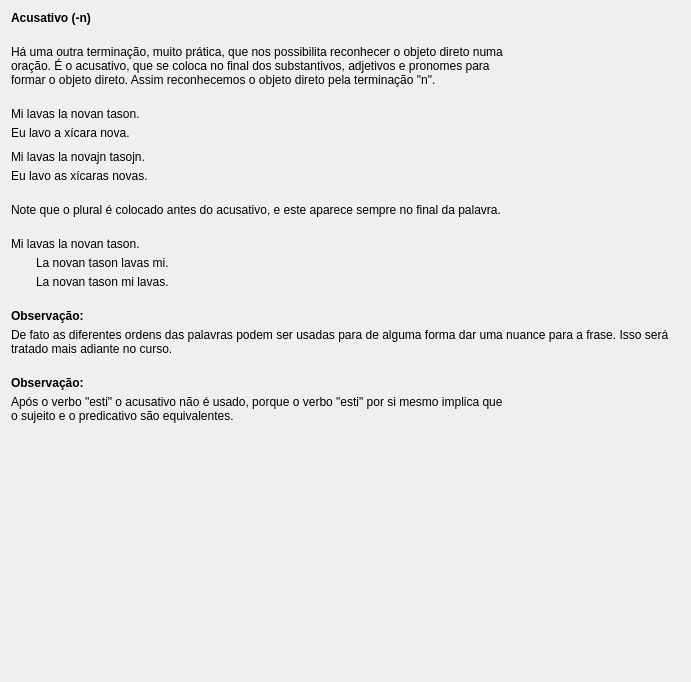
         <widget class="QWidget" name="scrollAreaWidgetContents_2">
          <property name="geometry">
           <rect>
            <x>0</x>
            <y>0</y>
            <width>691</width>
            <height>682</height>
           </rect>
          </property>
          <layout class="QVBoxLayout" name="verticalLayout_24">
           <property name="spacing">
            <number>20</number>
           </property>
           <item>
            <widget class="titolo" name="Lec02_Label139">
             <property name="sizePolicy">
              <sizepolicy hsizetype="Preferred" vsizetype="Maximum">
               <horstretch>0</horstretch>
               <verstretch>0</verstretch>
              </sizepolicy>
             </property>
             <property name="font">
              <font>
               <weight>75</weight>
               <bold>true</bold>
              </font>
             </property>
             <property name="text">
              <string>Acusativo (-n)</string>
             </property>
            </widget>
           </item>
           <item>
            <widget class="QLabel" name="Lec02_Label140">
             <property name="sizePolicy">
              <sizepolicy hsizetype="Preferred" vsizetype="Minimum">
               <horstretch>0</horstretch>
               <verstretch>0</verstretch>
              </sizepolicy>
             </property>
             <property name="text">
              <string>Há uma outra terminação, muito prática, que nos possibilita reconhecer o objeto direto numa 
oração. É o acusativo, que se coloca no final dos substantivos, adjetivos e pronomes para 
formar o objeto direto. Assim reconhecemos o objeto direto pela terminação &quot;n&quot;.</string>
             </property>
             <property name="scaledContents">
              <bool>false</bool>
             </property>
             <property name="wordWrap">
              <bool>true</bool>
             </property>
            </widget>
           </item>
           <item>
            <layout class="QVBoxLayout" name="verticalLayout_53">
             <property name="spacing">
              <number>10</number>
             </property>
             <item>
              <layout class="QVBoxLayout" name="verticalLayout_17">
               <property name="spacing">
                <number>5</number>
               </property>
               <property name="leftMargin">
                <number>0</number>
               </property>
               <property name="topMargin">
                <number>0</number>
               </property>
               <property name="rightMargin">
                <number>0</number>
               </property>
               <property name="bottomMargin">
                <number>0</number>
               </property>
               <item>
                <widget class="klakbutono_nova" name="Lec02_Button259">
                 <property name="maximumSize">
                  <size>
                   <width>16777215</width>
                   <height>16777215</height>
                  </size>
                 </property>
                 <property name="text">
                  <string>Mi lavas la novan tason.</string>
                 </property>
                 <property name="wordWrap">
                  <bool>true</bool>
                 </property>
                </widget>
               </item>
               <item>
                <widget class="QLabel" name="Lec02_Label19">
                 <property name="text">
                  <string>Eu lavo a xícara nova.</string>
                 </property>
                 <property name="scaledContents">
                  <bool>false</bool>
                 </property>
                 <property name="wordWrap">
                  <bool>true</bool>
                 </property>
                </widget>
               </item>
              </layout>
             </item>
             <item>
              <layout class="QVBoxLayout" name="verticalLayout_18" stretch="0,0">
               <property name="spacing">
                <number>5</number>
               </property>
               <property name="leftMargin">
                <number>0</number>
               </property>
               <property name="topMargin">
                <number>0</number>
               </property>
               <property name="rightMargin">
                <number>0</number>
               </property>
               <property name="bottomMargin">
                <number>0</number>
               </property>
               <item>
                <widget class="klakbutono_nova" name="Lec02_Button260">
                 <property name="maximumSize">
                  <size>
                   <width>16777215</width>
                   <height>16777215</height>
                  </size>
                 </property>
                 <property name="text">
                  <string>Mi lavas la novajn tasojn.</string>
                 </property>
                 <property name="wordWrap">
                  <bool>true</bool>
                 </property>
                </widget>
               </item>
               <item>
                <widget class="QLabel" name="Lec02_Label20">
                 <property name="text">
                  <string>Eu lavo as xícaras novas.</string>
                 </property>
                 <property name="scaledContents">
                  <bool>false</bool>
                 </property>
                 <property name="wordWrap">
                  <bool>true</bool>
                 </property>
                </widget>
               </item>
              </layout>
             </item>
            </layout>
           </item>
           <item>
            <widget class="QLabel" name="Lec02_Label143">
             <property name="sizePolicy">
              <sizepolicy hsizetype="Preferred" vsizetype="Minimum">
               <horstretch>0</horstretch>
               <verstretch>0</verstretch>
              </sizepolicy>
             </property>
             <property name="text">
              <string>Note que o plural é colocado antes do acusativo, e este aparece sempre no final da palavra.</string>
             </property>
             <property name="scaledContents">
              <bool>false</bool>
             </property>
             <property name="wordWrap">
              <bool>true</bool>
             </property>
            </widget>
           </item>
           <item>
            <layout class="QVBoxLayout" name="verticalLayout_6">
             <property name="spacing">
              <number>5</number>
             </property>
             <item>
              <widget class="klakbutono_nova" name="Lec02_Button261">
               <property name="text">
                <string>Mi lavas la novan tason.</string>
               </property>
               <property name="wordWrap">
                <bool>true</bool>
               </property>
              </widget>
             </item>
             <item>
              <layout class="QHBoxLayout" name="horizontalLayout_4">
               <property name="spacing">
                <number>12</number>
               </property>
               <property name="leftMargin">
                <number>6</number>
               </property>
               <property name="topMargin">
                <number>0</number>
               </property>
               <property name="rightMargin">
                <number>6</number>
               </property>
               <property name="bottomMargin">
                <number>0</number>
               </property>
               <item>
                <widget class="QLabel" name="label_28">
                 <property name="sizePolicy">
                  <sizepolicy hsizetype="Maximum" vsizetype="Preferred">
                   <horstretch>0</horstretch>
                   <verstretch>0</verstretch>
                  </sizepolicy>
                 </property>
                 <property name="maximumSize">
                  <size>
                   <width>16777215</width>
                   <height>16777215</height>
                  </size>
                 </property>
                 <property name="text">
                  <string/>
                 </property>
                 <property name="pixmap">
                  <pixmap resource="ikonoj.qrc">:/ikonoj/egala.png</pixmap>
                 </property>
                 <property name="alignment">
                  <set>Qt::AlignCenter</set>
                 </property>
                 <property name="tipo" stdset="0">
                  <string>egala</string>
                 </property>
                </widget>
               </item>
               <item>
                <widget class="klakbutono_nova" name="Lec02_Button262">
                 <property name="text">
                  <string>La novan tason lavas mi.</string>
                 </property>
                 <property name="wordWrap">
                  <bool>true</bool>
                 </property>
                </widget>
               </item>
              </layout>
             </item>
             <item>
              <layout class="QHBoxLayout" name="horizontalLayout_5">
               <property name="spacing">
                <number>12</number>
               </property>
               <property name="leftMargin">
                <number>6</number>
               </property>
               <property name="topMargin">
                <number>0</number>
               </property>
               <property name="rightMargin">
                <number>6</number>
               </property>
               <property name="bottomMargin">
                <number>0</number>
               </property>
               <item>
                <widget class="QLabel" name="label_29">
                 <property name="sizePolicy">
                  <sizepolicy hsizetype="Maximum" vsizetype="Preferred">
                   <horstretch>0</horstretch>
                   <verstretch>0</verstretch>
                  </sizepolicy>
                 </property>
                 <property name="maximumSize">
                  <size>
                   <width>16777215</width>
                   <height>16777215</height>
                  </size>
                 </property>
                 <property name="text">
                  <string/>
                 </property>
                 <property name="pixmap">
                  <pixmap resource="ikonoj.qrc">:/ikonoj/egala.png</pixmap>
                 </property>
                 <property name="alignment">
                  <set>Qt::AlignCenter</set>
                 </property>
                 <property name="tipo" stdset="0">
                  <string>egala</string>
                 </property>
                </widget>
               </item>
               <item>
                <widget class="klakbutono_nova" name="Lec02_Button263">
                 <property name="text">
                  <string>La novan tason mi lavas.</string>
                 </property>
                 <property name="wordWrap">
                  <bool>true</bool>
                 </property>
                </widget>
               </item>
              </layout>
             </item>
            </layout>
           </item>
           <item>
            <layout class="QVBoxLayout" name="verticalLayout_7">
             <property name="spacing">
              <number>5</number>
             </property>
             <item>
              <widget class="QLabel" name="Lec02_Label7">
               <property name="sizePolicy">
                <sizepolicy hsizetype="Preferred" vsizetype="Maximum">
                 <horstretch>0</horstretch>
                 <verstretch>0</verstretch>
                </sizepolicy>
               </property>
               <property name="font">
                <font>
                 <weight>75</weight>
                 <bold>true</bold>
                </font>
               </property>
               <property name="text">
                <string>Observação:</string>
               </property>
               <property name="scaledContents">
                <bool>false</bool>
               </property>
               <property name="alignment">
                <set>Qt::AlignBottom|Qt::AlignLeading|Qt::AlignLeft</set>
               </property>
               <property name="wordWrap">
                <bool>true</bool>
               </property>
              </widget>
             </item>
             <item>
              <widget class="QLabel" name="Lec02_Label144">
               <property name="sizePolicy">
                <sizepolicy hsizetype="Preferred" vsizetype="Minimum">
                 <horstretch>0</horstretch>
                 <verstretch>0</verstretch>
                </sizepolicy>
               </property>
               <property name="text">
                <string>De fato as diferentes ordens das palavras podem ser usadas para de alguma forma dar uma nuance para a frase. Isso será tratado mais adiante no curso.</string>
               </property>
               <property name="scaledContents">
                <bool>false</bool>
               </property>
               <property name="wordWrap">
                <bool>true</bool>
               </property>
              </widget>
             </item>
            </layout>
           </item>
           <item>
            <layout class="QVBoxLayout" name="verticalLayout_23">
             <property name="spacing">
              <number>5</number>
             </property>
             <item>
              <widget class="QLabel" name="Lec02_Label8">
               <property name="sizePolicy">
                <sizepolicy hsizetype="Preferred" vsizetype="Maximum">
                 <horstretch>0</horstretch>
                 <verstretch>0</verstretch>
                </sizepolicy>
               </property>
               <property name="font">
                <font>
                 <weight>75</weight>
                 <bold>true</bold>
                </font>
               </property>
               <property name="text">
                <string>Observação:</string>
               </property>
               <property name="scaledContents">
                <bool>false</bool>
               </property>
               <property name="alignment">
                <set>Qt::AlignBottom|Qt::AlignLeading|Qt::AlignLeft</set>
               </property>
               <property name="wordWrap">
                <bool>true</bool>
               </property>
              </widget>
             </item>
             <item>
              <widget class="QLabel" name="Lec02_Label145">
               <property name="sizePolicy">
                <sizepolicy hsizetype="Preferred" vsizetype="Minimum">
                 <horstretch>0</horstretch>
                 <verstretch>0</verstretch>
                </sizepolicy>
               </property>
               <property name="text">
                <string>Após o verbo &quot;esti&quot; o acusativo não é usado, porque o verbo &quot;esti&quot; por si mesmo implica que 
o sujeito e o predicativo são equivalentes.</string>
               </property>
               <property name="scaledContents">
                <bool>false</bool>
               </property>
               <property name="wordWrap">
                <bool>true</bool>
               </property>
              </widget>
             </item>
            </layout>
           </item>
           <item>
            <spacer name="verticalSpacer_3">
             <property name="orientation">
              <enum>Qt::Vertical</enum>
             </property>
             <property name="sizeHint" stdset="0">
              <size>
               <width>20</width>
               <height>40</height>
              </size>
             </property>
            </spacer>
           </item>
          </layout>
         </widget>
